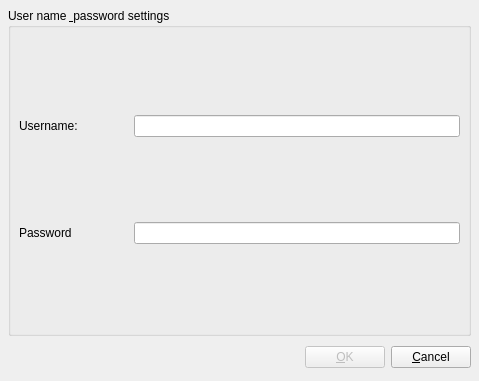
<ui version="4.0" >
 <class>Ui_UserSettings</class>
 <widget class="QDialog" name="Ui_UserSettings" >
  <property name="geometry" >
   <rect>
    <x>0</x>
    <y>0</y>
    <width>479</width>
    <height>381</height>
   </rect>
  </property>
  <property name="windowTitle" >
   <string>User Settings</string>
  </property>
  <property name="sizeGripEnabled" >
   <bool>false</bool>
  </property>
  <property name="modal" >
   <bool>true</bool>
  </property>
  <layout class="QVBoxLayout" >
   <property name="spacing" >
    <number>6</number>
   </property>
   <property name="margin" >
    <number>8</number>
   </property>
   <item>
    <widget class="QGroupBox" name="groupBox" >
     <property name="title" >
      <string>User name &amp; password settings</string>
     </property>
     <layout class="QGridLayout" >
      <property name="margin" >
       <number>8</number>
      </property>
      <property name="spacing" >
       <number>6</number>
      </property>
      <item row="1" column="0" >
       <widget class="QLabel" name="label_4" >
        <property name="text" >
         <string>Password</string>
        </property>
       </widget>
      </item>
      <item row="0" column="1" colspan="3" >
       <widget class="QLineEdit" name="UserLabel" />
      </item>
      <item row="0" column="0" >
       <widget class="QLabel" name="label" >
        <property name="text" >
         <string>Username:</string>
        </property>
       </widget>
      </item>
      <item row="1" column="1" colspan="3" >
       <widget class="QLineEdit" name="passwordLabel" >
        <property name="focusPolicy" >
         <enum>Qt::StrongFocus</enum>
        </property>
        <property name="inputMask" >
         <string/>
        </property>
       </widget>
      </item>
     </layout>
    </widget>
   </item>
   <item>
    <layout class="QHBoxLayout" >
     <property name="spacing" >
      <number>6</number>
     </property>
     <property name="margin" >
      <number>0</number>
     </property>
     <item>
      <spacer>
       <property name="orientation" >
        <enum>Qt::Horizontal</enum>
       </property>
       <property name="sizeHint" stdset="0" >
        <size>
         <width>131</width>
         <height>31</height>
        </size>
       </property>
      </spacer>
     </item>
     <item>
      <widget class="QPushButton" name="okButton" >
       <property name="enabled" >
        <bool>false</bool>
       </property>
       <property name="text" >
        <string>&amp;OK</string>
       </property>
      </widget>
     </item>
     <item>
      <widget class="QPushButton" name="cancelButton" >
       <property name="text" >
        <string>&amp;Cancel</string>
       </property>
      </widget>
     </item>
    </layout>
   </item>
  </layout>
 </widget>
 <tabstops>
  <tabstop>UserLabel</tabstop>
  <tabstop>passwordLabel</tabstop>
  <tabstop>okButton</tabstop>
  <tabstop>cancelButton</tabstop>
 </tabstops>
 <resources/>
 <connections>
  <connection>
   <sender>cancelButton</sender>
   <signal>clicked()</signal>
   <receiver>Ui_UserSettings</receiver>
   <slot>reject()</slot>
   <hints>
    <hint type="sourcelabel" >
     <x>469</x>
     <y>295</y>
    </hint>
    <hint type="destinationlabel" >
     <x>179</x>
     <y>282</y>
    </hint>
   </hints>
  </connection>
 </connections>
</ui>
